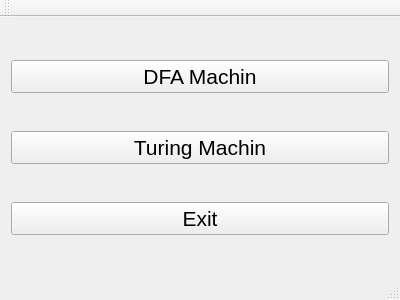
<?xml version="1.0" encoding="UTF-8"?>
<ui version="4.0">
 <class>MainWindow</class>
 <widget class="QMainWindow" name="MainWindow">
  <property name="geometry">
   <rect>
    <x>0</x>
    <y>0</y>
    <width>400</width>
    <height>300</height>
   </rect>
  </property>
  <property name="windowTitle">
   <string>MainWindow</string>
  </property>
  <widget class="QWidget" name="centralWidget">
   <layout class="QHBoxLayout" name="horizontalLayout">
    <item>
     <layout class="QVBoxLayout" name="verticalLayout">
      <item>
       <widget class="QPushButton" name="pushButton">
        <property name="font">
         <font>
          <pointsize>16</pointsize>
         </font>
        </property>
        <property name="text">
         <string>DFA Machin</string>
        </property>
       </widget>
      </item>
      <item>
       <widget class="QPushButton" name="pushButton_2">
        <property name="font">
         <font>
          <pointsize>16</pointsize>
         </font>
        </property>
        <property name="text">
         <string>Turing Machin</string>
        </property>
       </widget>
      </item>
      <item>
       <widget class="QPushButton" name="pushButton_3">
        <property name="font">
         <font>
          <pointsize>16</pointsize>
         </font>
        </property>
        <property name="text">
         <string>Exit</string>
        </property>
       </widget>
      </item>
     </layout>
    </item>
   </layout>
  </widget>
  <widget class="QMenuBar" name="menuBar">
   <property name="geometry">
    <rect>
     <x>0</x>
     <y>0</y>
     <width>400</width>
     <height>26</height>
    </rect>
   </property>
  </widget>
  <widget class="QToolBar" name="mainToolBar">
   <attribute name="toolBarArea">
    <enum>TopToolBarArea</enum>
   </attribute>
   <attribute name="toolBarBreak">
    <bool>false</bool>
   </attribute>
  </widget>
  <widget class="QStatusBar" name="statusBar"/>
 </widget>
 <layoutdefault spacing="6" margin="11"/>
 <resources/>
 <connections/>
</ui>
